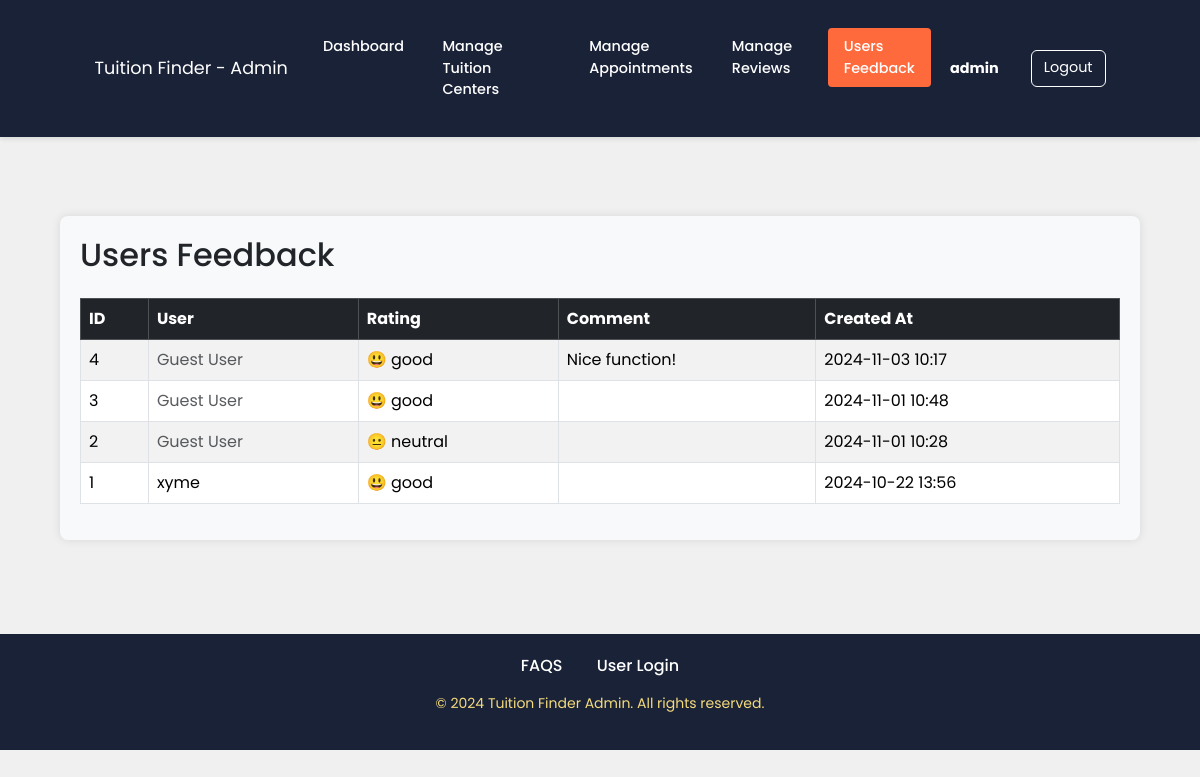
/manage_feedback.php (signed in), run on the app's committed database.
### tables this page shows
CREATE TABLE `feedback` (
  `id` int(11) NOT NULL,
  `user_id` int(11) DEFAULT NULL,
  `rating` enum('good','neutral','bad') NOT NULL,
  `comment` text DEFAULT NULL,
  `created_at` timestamp NOT NULL DEFAULT current_timestamp()
);

CREATE TABLE `users` (
  `id` int(11) NOT NULL,
  `username` varchar(255) DEFAULT NULL,
  `first_name` varchar(255) DEFAULT NULL,
  `last_name` varchar(255) DEFAULT NULL,
  `password` varchar(255) DEFAULT NULL,
  `email` varchar(255) DEFAULT NULL,
  `user_role` enum('admin','user') DEFAULT NULL,
  `created_at` timestamp NOT NULL DEFAULT current_timestamp(),
  `reset_token` varchar(255) DEFAULT NULL,
  `phone_number` varchar(20) DEFAULT NULL,
  `address` varchar(255) DEFAULT NULL,
  `fav_update` tinyint(1) DEFAULT 0,
  `upcoming_appointment` tinyint(1) DEFAULT 0,
  `appointment_confirmation` tinyint(1) DEFAULT 0
);

### manage_feedback.php (the view, shortened to what this page needs)
<?php
require_once 'connection.php';
$query = "
    SELECT f.*, u.username
    FROM feedback f
    LEFT JOIN users u ON f.user_id = u.id
    ORDER BY f.created_at DESC
";
$result = $conn->query($query);
?>
<!DOCTYPE html>
<html lang="en">
<head>
    <link href="https://cdn.jsdelivr.net/npm/bootstrap@5.3.3/dist/css/bootstrap.min.css" rel="stylesheet"
>
    <link rel="stylesheet" href="style.css">
</head>
<body>
    <?php include 'admin_navbar.php'; ?>
    <br><br>
    <div class="container-fluid admin-dashboard-container mt-4">
        <div class="row">
            <div class="col-12">
                <h2 class="mb-4">Users Feedback</h2>
                <div class="table-responsive">
                    <table class="table table-bordered table-striped">
                        <thead class="table-dark">
                            <tr>
                                <th>ID</th>
                                <th>User</th>
                                <th>Rating</th>
                                <th>Comment</th>
                                <th>Created At</th>
                            </tr>
                        </thead>
                        <tbody>
                            <?php if ($result->num_rows > 0): ?>
                                <?php while ($feedback = $result->fetch_assoc()): ?>
                                    <tr>
                                        <td><?php echo htmlspecialchars($feedback['id']); ?></td>
                                        <td><?php
                                            if ($feedback['username']) {
                                                echo htmlspecialchars($feedback['username']);
                                            } else {
                                                echo '<span class="text-muted">Guest User</span>';
                                            }
                                        ?></td>
                                        <td>
                                            <?php
                                                $ratingIcon = [
                                                    'good' => '😃',
                                                    'neutral' => '😐',
                                                    'bad' => '😞'
                                                ];
                                                echo $ratingIcon[$feedback['rating']] ?? '';
                                                echo ' ' . htmlspecialchars($feedback['rating']);
                                            ?>
                                        </td>
                                        <td><?php echo htmlspecialchars($feedback['comment'] ?? 'No comment'); ?></td>
                                        <td><?php echo date('Y-m-d H:i', strtotime($feedback['created_at'])); ?></td>
                                    </tr>
                                <?php endwhile; ?>
                            <?php endif; ?>
                        </tbody>
                    </table>
                </div>
            </div>
        </div>
    </div>
    <?php include 'admin_footer.php'; ?>
</body>
</html>

### data on the page
feedback: id "4", shows "Guest User", rating "😃", rating "good", comment "Nice function!", created_at "2024-11-03 10:17"
feedback: id "3", shows "Guest User", rating "😃", rating "good", created_at "2024-11-01 10:48"
feedback: id "2", shows "Guest User", rating "😐", rating "neutral", created_at "2024-11-01 10:28"
feedback: id "1", user.username "xyme", rating "😃", rating "good", created_at "2024-10-22 13:56"

### other printed values
$_SESSION['admin_username'] "admin"
